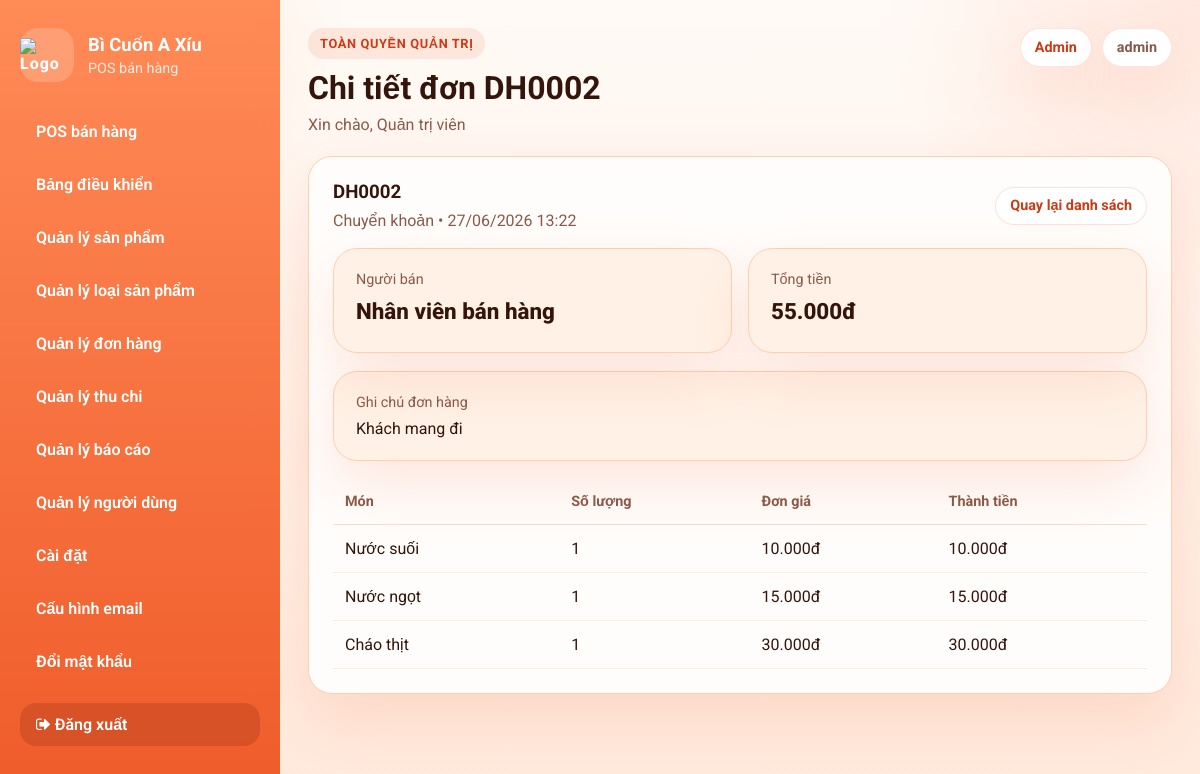
Page /admin/order_detail.php?id=2 (signed in) on the committed database.
### tables this page shows
CREATE TABLE orders (
  id INT AUTO_INCREMENT PRIMARY KEY,
  user_id INT NULL,
  order_code VARCHAR(30) NOT NULL UNIQUE,
  order_type ENUM('cash', 'bank_transfer') NOT NULL,
  total_amount INT NOT NULL DEFAULT 0,
  note VARCHAR(255) DEFAULT NULL,
  created_at DATETIME NOT NULL DEFAULT CURRENT_TIMESTAMP,
  KEY idx_orders_user_id (user_id),
  CONSTRAINT fk_orders_user FOREIGN KEY (user_id) REFERENCES users(id) ON DELETE
  SET
    NULL ON UPDATE CASCADE
);

CREATE TABLE users (
  id INT AUTO_INCREMENT PRIMARY KEY,
  username VARCHAR(80) NOT NULL UNIQUE,
  password_hash VARCHAR(255) NOT NULL,
  full_name VARCHAR(120) NOT NULL,
  role ENUM('admin', 'staff') NOT NULL DEFAULT 'staff',
  created_at TIMESTAMP DEFAULT CURRENT_TIMESTAMP
);

CREATE TABLE order_items (
  id INT AUTO_INCREMENT PRIMARY KEY,
  order_id INT NOT NULL,
  product_id INT NOT NULL,
  product_name VARCHAR(150) NOT NULL,
  price INT NOT NULL,
  quantity INT NOT NULL,
  subtotal INT NOT NULL,
  FOREIGN KEY (order_id) REFERENCES orders(id) ON DELETE CASCADE,
  FOREIGN KEY (product_id) REFERENCES products(id)
);

### admin/config.php (called while the page is built, shortened)
<?php
require_once __DIR__ . '/../config/db.php';
require_once __DIR__ . '/../config/helpers.php';
function adminNormalizeRole($role)
{
    $role = strtolower(trim((string) $role));
    return $role === ADMIN_ROLE ? ADMIN_ROLE : STAFF_ROLE;
}
function adminUserName()
{
    return (string) ($_SESSION['username'] ?? $_SESSION['admin_username'] ?? '');
}
function adminFullName()
{
    return (string) ($_SESSION['full_name'] ?? $_SESSION['admin_full_name'] ?? '');
}
function adminRole()
{
    return adminNormalizeRole($_SESSION['role'] ?? $_SESSION['admin_role'] ?? '');
}
function isAdmin()
{
    return adminRole() === ADMIN_ROLE;
}
function adminH($value)
{
    if (function_exists('h')) {
        return h($value);
    }
    return htmlspecialchars((string) $value, ENT_QUOTES, 'UTF-8');
}
function adminPrepare($sql)
{
    global $conn;
    $stmt = $conn->prepare($sql);
    return $stmt;
}
function adminCurrentPage()
{
    return basename($_SERVER['PHP_SELF'] ?? '');
}

### config/helpers.php (called while the page is built, shortened)
<?php
function h($s)
{
    return htmlspecialchars((string) $s, ENT_QUOTES, 'UTF-8');
}

### admin/helpers.php (called while the page is built, shortened)
<?php
function admin_bind_and_execute($stmt, $types = '', array $params = [])
{
    if ($types !== '' && !empty($params)) {
        $stmt->bind_param($types, ...$params);
    }
    if (!$stmt->execute()) {
        adminAbort('Lỗi truy vấn cơ sở dữ liệu: ' . $stmt->error, 500);
    }
    return $stmt;
}
function admin_fetch_all($sql, $types = '', array $params = [])
{
    $stmt = adminPrepare($sql);
    admin_bind_and_execute($stmt, $types, $params);
    $result = $stmt->get_result();
    $rows = $result ? $result->fetch_all(MYSQLI_ASSOC) : [];
    return $rows;
}
function admin_fetch_one($sql, $types = '', array $params = [])
{
    $rows = admin_fetch_all($sql, $types, $params);
    return $rows[0] ?? null;
}
function admin_money($amount)
{
    return number_format((float) $amount, 0, ',', '.') . 'đ';
}
function admin_datetime($datetime)
{
    return date('d/m/Y H:i', strtotime($datetime));
}
function admin_order_type_label($type)
{
    return $type === 'bank_transfer' ? 'Chuyển khoản' : 'Tiền mặt';
}
function admin_role_label($role)
{
    return adminNormalizeRole($role) === ADMIN_ROLE ? 'Admin' : 'Nhân viên';
}
function admin_order_seller_label(array $order)
{
    $fullName = trim((string) ($order['full_name'] ?? ''));
    if ($fullName !== '') {
        return $fullName;
    }
    return 'Chưa gán nhân viên';
}

### admin/order_detail.php (the view, shortened to what this page needs)
<?php
require_once __DIR__ . '/config.php';
require_once __DIR__ . '/helpers.php';
$orderId = (int) ($_GET['id'] ?? 0);
$order = admin_fetch_one(
    'SELECT o.*, u.full_name, u.username
     FROM orders o
     LEFT JOIN users u ON u.id = o.user_id
     WHERE o.id = ? LIMIT 1',
    'i',
    [$orderId]
);
$items = admin_fetch_all(
    'SELECT product_name, quantity, price, subtotal FROM order_items WHERE order_id = ? ORDER BY id ASC',
    'i',
    [$orderId]
);
$page_title = 'Chi tiết đơn ' . ($order['order_code'] ?: ('#' . $orderId));
include __DIR__ . '/layout/header.php';
?>
<div class="panel">
    <div class="panel-header">
        <div>
            <h3><?= adminH($order['order_code'] ?: ('Đơn #' . $orderId)) ?></h3>
            <div class="helper-text">
                <?= adminH(admin_order_type_label($order['order_type'])) ?> • <?= adminH(admin_datetime($order['created_at'])) ?>
            </div>
        </div>
        <div class="actions">
            <?php if (isAdmin()): ?>
                <a class="button light small" href="orders.php">Quay lại danh sách</a>
            <?php else: ?>
                <a class="button light small" href="pos.php">Quay lại POS</a>
            <?php endif; ?>
        </div>
    </div>
    <div class="info-grid" style="margin-bottom:18px;">
        <div class="card soft">
            <div class="stat-label">Người bán</div>
            <div class="big-number" style="font-size:1.4rem;"><?= adminH(admin_order_seller_label($order)) ?></div>
        </div>
        <div class="card soft">
            <div class="stat-label">Tổng tiền</div>
            <div class="big-number" style="font-size:1.4rem;"><?= admin_money($order['total_amount']) ?></div>
        </div>
    </div>
    <div class="card soft" style="margin-bottom:18px;">
        <div class="stat-label">Ghi chú đơn hàng</div>
        <div style="margin-top:8px;"><?= adminH($order['note'] ?: 'Không có ghi chú.') ?></div>
    </div>
    <div class="table-wrap">
        <table>
            <thead>
                <tr>
                    <th>Món</th>
                    <th>Số lượng</th>
                    <th>Đơn giá</th>
                    <th>Thành tiền</th>
                </tr>
            </thead>
            <tbody>
                <?php foreach ($items as $item): ?>
                    <tr>
                        <td><?= adminH($item['product_name']) ?></td>
                        <td><?= (int) $item['quantity'] ?></td>
                        <td><?= admin_money($item['price']) ?></td>
                        <td><?= admin_money($item['subtotal']) ?></td>
                    </tr>
                <?php endforeach; ?>
            </tbody>
        </table>
    </div>
</div>
<?php include __DIR__ . '/layout/footer.php'; ?>

### admin/layout/header.php (shortened to what this page needs)
<?php
require_once __DIR__ . '/../config.php';
require_once __DIR__ . '/../helpers.php';
$pageTitle = $page_title ?? 'Quản trị bán hàng';
$currentPage = adminCurrentPage();
$menuItems = [
  ['href' => 'pos.php', 'label' => 'POS bán hàng', 'roles' => [ADMIN_ROLE, STAFF_ROLE]],
  ['href' => 'dashboard.php', 'label' => 'Bảng điều khiển', 'roles' => [ADMIN_ROLE]],
  ['href' => 'products.php', 'label' => 'Quản lý sản phẩm', 'roles' => [ADMIN_ROLE]],
  ['href' => 'categories.php', 'label' => 'Quản lý loại sản phẩm', 'roles' => [ADMIN_ROLE]],
  ['href' => 'orders.php', 'label' => 'Quản lý đơn hàng', 'roles' => [ADMIN_ROLE]],
  ['href' => 'transactions.php', 'label' => 'Quản lý thu chi', 'roles' => [ADMIN_ROLE]],
  ['href' => 'report.php', 'label' => 'Quản lý báo cáo', 'roles' => [ADMIN_ROLE]],
  ['href' => 'users.php', 'label' => 'Quản lý người dùng', 'roles' => [ADMIN_ROLE]],
  ['href' => 'settings.php', 'label' => 'Cài đặt', 'roles' => [ADMIN_ROLE]],
  ['href' => 'mail_settings.php', 'label' => 'Cấu hình email', 'roles' => [ADMIN_ROLE]],
];
?>
<!DOCTYPE html>
<html lang="vi">
<head>
  <link rel="stylesheet" href="assets/admin.css">
  <link rel="stylesheet" href="https://maxcdn.bootstrapcdn.com/font-awesome/4.7.0/css/font-awesome.min.css"
>
</head>
<body>
  <div class="admin-shell">
    <aside class="admin-sidebar">
      <div class="brand-block">
        <div class="brand-logo">
          <img src="../assets/img/logo-axiu.png" alt="Logo">
        </div>
        <div>
          <strong>Bì Cuốn A Xíu</strong>
          <div class="brand-sub">POS bán hàng</div>
        </div>
      </div>
      <nav class="sidebar-menu">
        <?php foreach ($menuItems as $item): ?>
          <a class="sidebar-link <?= $currentPage === $item['href'] ? 'active' : '' ?>"
            href="<?= adminH($item['href']) ?>">
            <?= adminH($item['label']) ?>
          </a>
        <?php endforeach; ?>
        <a class="sidebar-link <?= $currentPage === 'change_password.php' ? 'active' : '' ?>"
          href="change_password.php">Đổi mật khẩu</a>
        <a class="sidebar-link logout" href="logout.php">
          <i class="fa fa-sign-out"></i> Đăng xuất
        </a>
      </nav>
    </aside>
    <main class="admin-content">
      <header class="admin-header">
        <div>
          <span class="page-tag"><?= isAdmin() ? 'Toàn quyền quản trị' : 'Quầy bán hàng' ?></span>
          <h1><?= adminH($pageTitle) ?></h1>
          <div class="helper-text">Xin chào, <?= adminH(adminFullName() ?: adminUserName() ?: 'Nhân viên') ?>
          </div>
        </div>
        <div class="header-meta">
          <span class="meta-pill"><?= adminH(admin_role_label(adminRole())) ?></span>
          <span class="meta-pill meta-pill--light"><?= adminH(adminUserName()) ?></span>
        </div>
      </header>
      <section class="page-body">

### admin/assets/admin.css (style rules this page uses)
:root { --bg: #fff8f3; --surface: #fffdfb; --surface-soft: #fff1e6; --surface-strong: #ffe0c8; --border: #ffd0b0; --text: #33150b; --muted: #8a5a49; --primary: #ef5b2a; --primary-dark: #cb3b16; --accent: #ff915f; --danger: #d93d2c; --success: #2f8c55; --shadow: 0 24px 60px rgba(239, 91, 42, 0.14); }
* { box-sizing: border-box; }
html { font-size: 16px; }
body { margin: 0; color: var(--text); font-family: 'Roboto', sans-serif; background: radial-gradient(circle at top left, rgba(255, 180, 126, 0.34), transparent 24%), radial-gradient(circle at top right, rgba(255, 104, 61, 0.12), transparent 22%), linear-gradient(180deg, #fffaf6 0%, #ffe9db 100%); }
a { color: inherit; }
img { display: block; max-width: 100%; }
.admin-shell { display: grid; grid-template-columns: 280px minmax(0, 1fr); min-height: 100vh; }
.admin-sidebar { padding: 28px 20px; background: linear-gradient(180deg, #ff8b57 0%, #ef5b2a 100%); color: #fff; position: sticky; top: 0; height: 100vh; overflow-y: auto; }
.brand-block { display: flex; align-items: center; gap: 14px; margin-bottom: 28px; }
.brand-logo { width: 54px; height: 54px; border-radius: 18px; background: rgba(255, 255, 255, 0.18); display: grid; place-items: center; font-weight: 800; letter-spacing: 1px; }
.brand-block strong { display: block; font-size: 1.15rem; }
.brand-sub { margin-top: 4px; color: rgba(255, 255, 255, 0.82); font-size: 0.9rem; }
.sidebar-menu { display: grid; gap: 10px; }
.sidebar-link { display: block; padding: 12px 16px; border-radius: 16px; color: #fff; text-decoration: none; font-weight: 600; transition: background 0.2s ease, transform 0.2s ease; }
.sidebar-link.logout { margin-top: 10px; background: rgba(82, 18, 4, 0.16); }
.admin-content { padding: 28px; }
.admin-header { display: flex; justify-content: space-between; gap: 16px; align-items: flex-start; margin-bottom: 22px; }
.page-tag { display: inline-flex; align-items: center; gap: 8px; margin-bottom: 10px; padding: 8px 12px; border-radius: 999px; background: rgba(239, 91, 42, 0.12); color: var(--primary-dark); font-size: 0.8rem; font-weight: 700; text-transform: uppercase; letter-spacing: 0.05em; }
.admin-header h1 { margin: 0; font-size: 2rem; }
.helper-text { margin-top: 8px; color: var(--muted); }
.header-meta { display: flex; flex-wrap: wrap; justify-content: flex-end; gap: 10px; }
.meta-pill { display: inline-flex; align-items: center; padding: 10px 14px; border-radius: 999px; background: #fff; color: var(--primary-dark); border: 1px solid rgba(239, 91, 42, 0.16); box-shadow: var(--shadow); font-size: 0.9rem; font-weight: 700; }
.meta-pill--light { color: var(--muted); }
.page-body { display: grid; gap: 22px; }
.panel, .card { background: var(--surface); border: 1px solid var(--border); border-radius: 24px; box-shadow: var(--shadow); }
.panel { padding: 24px; }
.card { padding: 22px; }
.card.soft { background: var(--surface-soft); }
.panel-header, .section-head { display: flex; justify-content: space-between; gap: 12px; align-items: center; margin-bottom: 18px; }
.panel-header h2, .panel-header h3, .section-head h3, .section-head h4, .card h2, .card h3, .card h4 { margin: 0; }
.button { appearance: none; border: none; display: inline-flex; align-items: center; justify-content: center; gap: 8px; min-height: 46px; padding: 12px 18px; border-radius: 999px; background: linear-gradient(180deg, var(--primary) 0%, var(--primary-dark) 100%); color: #fff; text-decoration: none; font-weight: 700; cursor: pointer; box-shadow: 0 14px 28px rgba(239, 91, 42, 0.22); }
.button.light { background: #fff; color: var(--primary-dark); border: 1px solid rgba(239, 91, 42, 0.18); box-shadow: none; }
.button.small { min-height: 38px; padding: 8px 14px; font-size: 0.9rem; }
.stats-grid, .dashboard-grid, .report-grid, .info-grid { display: grid; gap: 16px; }
.info-grid { grid-template-columns: repeat(2, minmax(0, 1fr)); }
.stat-label { color: var(--muted); font-size: 0.9rem; }
.big-number { margin: 10px 0 6px; font-size: 2rem; font-weight: 800; }
.table-wrap { overflow-x: auto; }
table { width: 100%; min-width: 760px; border-collapse: collapse; }
thead th { padding: 14px 12px; text-align: left; color: var(--muted); font-size: 0.9rem; border-bottom: 1px solid #f5ddd0; }
tbody td { padding: 14px 12px; border-bottom: 1px solid #fbede4; vertical-align: top; }
.actions { display: flex; flex-wrap: wrap; gap: 8px; }

### rows in the picture
orders: order_code "Chi tiết đơn DH0002", order_code "DH0002", order_type "Chuyển khoản", created_at "27/06/2026 13:22", user.full_name "Nhân viên bán hàng", total_amount "55.000đ", note "Khách mang đi"
order_items: product_name "Nước suối", quantity "1", price "10.000đ", subtotal "10.000đ"
order_items: product_name "Nước ngọt", quantity "1", price "15.000đ", subtotal "15.000đ"
order_items: product_name "Cháo thịt", quantity "1", price "30.000đ", subtotal "30.000đ"

### other values in the picture
adminH($item['label']) "POS bán hàng"
adminH($item['label']) "Bảng điều khiển"
adminH($item['label']) "Quản lý sản phẩm"
adminH($item['label']) "Quản lý loại sản phẩm"
adminH($item['label']) "Quản lý đơn hàng"
adminH($item['label']) "Quản lý thu chi"
adminH($item['label']) "Quản lý báo cáo"
adminH($item['label']) "Quản lý người dùng"
adminH($item['label']) "Cài đặt"
adminH($item['label']) "Cấu hình email"
adminH(adminFullName() ?: adminUserName() ?: 'Nhân viên') "Quản trị viên"
adminH(admin_role_label(adminRole())) "Admin"
adminH(adminUserName()) "admin"
